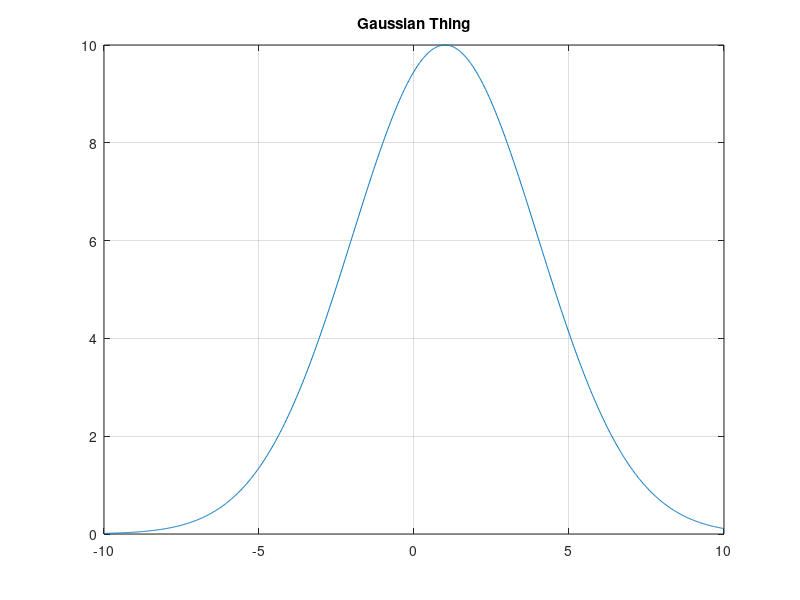

The MATLAB source for this figure: (Note: this script raises an error after producing the figure.)
%% Prelab
v = linspace(-10, 10, 1000);
y = 10 * exp(-(v - 1).^2 / (2 * 3^2));
plot(v, y);
grid("on");
title('Gaussian Thing');

%% Warm Up 3.1
%(b)
ff = 2.^(5:1/12:10);

%% (c)
fc = 440;
a = (1/2).^2;
frequencies = linspace(55, 1760, 1000);

gaussian = syngaus(fc, a, frequencies);

semilogx(frequencies, gaussian);
grid("on");
xlabel("Frequency");
ylabel("Amplitude");
title('Gaussian Function');

%% (d)
figure;
plot(frequencies, gaussian);
grid("on");
xlabel("Frequency");
ylabel("Amplitude");
title('Plot function');

figure;
semilogx(frequencies, gaussian);
grid("on");
xlabel("Frequency");
ylabel("Amplitude");
title('Semilogx function');

%% Warm Up 3.2
fs = 8000;
dur = 2;
refkey = 49;
reffreq = 440;
a = (1/2).^2;

keys = [40, 52, 64, 28, 16];

signal = zeros(1, 2 * fs + length(keys));

for i = 1:length(keys)
   tone = key2note(syngaus(keys(i), reffreq, 1), keys(i), dur);
   signal(1:dur*fs) = signal(1:dur*fs) + tone(1:dur*fs);
end

spectrogram(signal, 2048, [], 1024, fs, 'yaxis');
soundsc(signal,fs);
%% Lab Exercise
tt = 0: 1/8000: 2;
fc = 440;
variance = 0.6;
fs = 8000;


c4 = key2note_func(gaussian_func(fc, variance, 261.63), 40, 2, fs);
c5 = key2note_func(gaussian_func(fc, variance, 523.25), 52, 2, fs);
c6 = key2note_func(gaussian_func(fc, variance, 1046.50), 64, 2, fs);
c2 = key2note_func(gaussian_func(fc, variance, 65.41), 16, 2, fs);
c3 = key2note_func(gaussian_func(fc, variance, 130.81), 28, 2, fs);

sum = c2 + c3 + c4 + c5 + c6;

soundsc(sum, 8000);
spectrogram(sum, 2048, [], 2048, 8000, 'yaxis');

ff = [65.41 130.81 261.63 523.25 1046.50];
xx = gaussian_func(fc,variance,ff);

semilogx(ff, xx);


